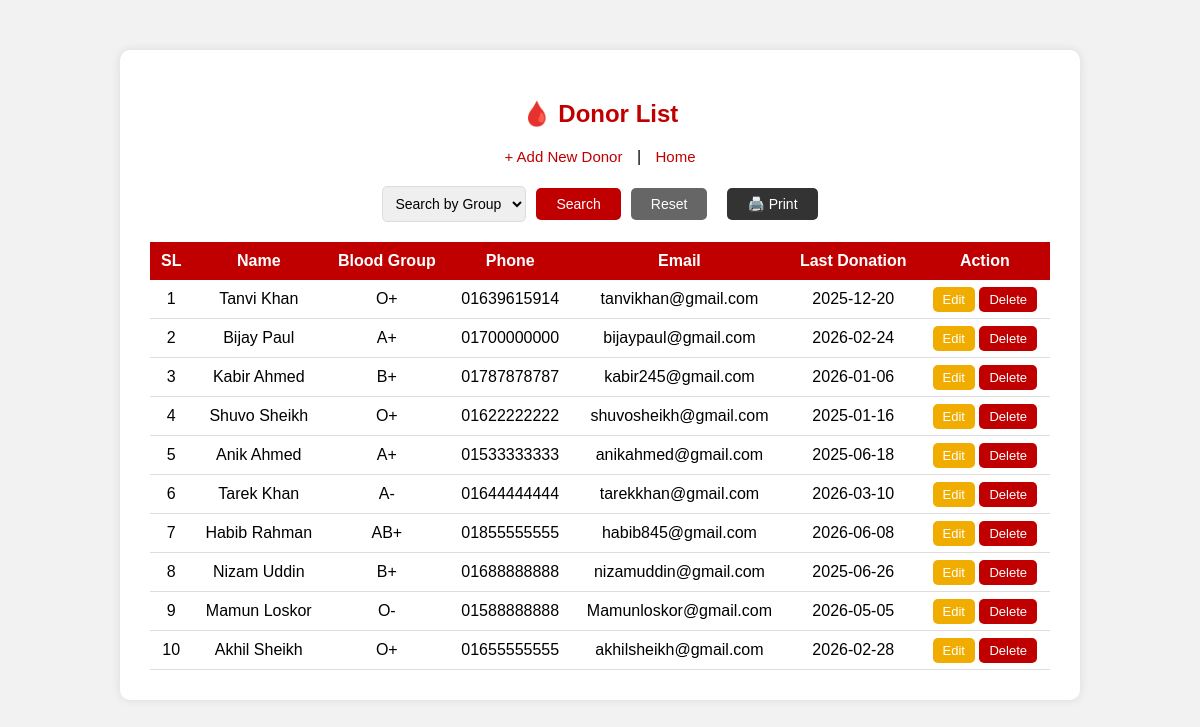
The page /donors.php on the database its author committed.
### tables this page shows
CREATE TABLE `donors` (
  `donor_id` int(11) NOT NULL,
  `name` varchar(100) NOT NULL,
  `blood_group` varchar(5) NOT NULL,
  `phone` varchar(15) NOT NULL,
  `email` varchar(100) DEFAULT NULL,
  `last_donation_date` date DEFAULT NULL
);

### donors.php (the view, shortened to what this page needs)
<?php
include 'config.php';
$blood_group = isset($_GET['blood_group']) ? $_GET['blood_group'] : "";
$where = $blood_group != "" ? "WHERE blood_group='$blood_group'" : "";
$result = mysqli_query($conn, "SELECT * FROM donors $where ORDER BY donor_id ASC");
?>
<!DOCTYPE html>
<html>
<head>
</head>
<body>
<div class="container">
    <h2>🩸 Donor List</h2>
    <div class="nav">
        <a href="add_donor.php">+ Add New Donor</a> |
        <a href="index.php">Home</a>
    </div>
    <div class="toolbar">
        <form method="GET">
            <div class="search-box">
                <select name="blood_group">
                    <option value="">Search by Group</option>
                </select>
                <button type="submit">Search</button>
                <a href="donors.php">Reset</a>
            </div>
        </form>
        <button class="print-btn" onclick="window.print()">🖨️ Print</button>
    </div>
    <table>
        <tr>
            <th>SL</th>
            <th>Name</th>
            <th>Blood Group</th>
            <th>Phone</th>
            <th>Email</th>
            <th>Last Donation</th>
            <th>Action</th>
        </tr>
        <?php $i = 1; if(mysqli_num_rows($result) > 0): ?>
            <?php while($row = mysqli_fetch_assoc($result)): ?>
            <tr>
                <td><?= $i++ ?></td>
                <td><?= $row['name'] ?></td>
                <td><?= $row['blood_group'] ?></td>
                <td><?= $row['phone'] ?></td>
                <td><?= $row['email'] ?></td>
                <td><?= $row['last_donation_date'] ?></td>
                <td>
                    <a href="edit_donor.php?id=<?= $row['donor_id'] ?>" class="btn edit">Edit</a>
                    <a href="donors.php?delete=<?= $row['donor_id'] ?>" class="btn delete"                     onclick="return confirm('Are you sure?')">Delete</a>
                </td>
            </tr>
            <?php endwhile; ?>
        <?php else: ?>
            <tr><td colspan="7">No donors found.</td></tr>
        <?php endif; ?>
    </table>
</div>
</body>
</html>

### donors.php (style rules this page uses)
body { font-family: Arial, sans-serif; background: #f2f2f2; }
.container { width: 900px; margin: 50px auto; background: white; padding: 30px; border-radius: 10px; box-shadow: 0 0 10px rgba(0,0,0,0.1); }
h2 { text-align: center; color: #c00000; }
table { width: 100%; border-collapse: collapse; margin-top: 20px; }
th { background: #c00000; color: white; padding: 10px; }
td { padding: 10px; border-bottom: 1px solid #ddd; text-align: center; }
.btn { padding: 5px 10px; border-radius: 5px; text-decoration: none; font-size: 13px; }
.edit { background: #f0ad00; color: white; }
.delete { background: #c00000; color: white; }
.nav { text-align: center; margin-bottom: 20px; }
.nav a { color: #c00000; text-decoration: none; margin: 0 10px; font-size: 15px; }
.toolbar { display: flex; justify-content: center; align-items: center; gap: 20px; margin-bottom: 15px; }
.search-box { display: flex; gap: 10px; align-items: center; }
.search-box select { padding: 8px; border: 1px solid #ddd; border-radius: 5px; font-size: 14px; }
.search-box button { padding: 8px 20px; background: #c00000; color: white; border: none; border-radius: 5px; cursor: pointer; font-size: 14px; }
.search-box a { padding: 8px 20px; background: #666; color: white; border-radius: 5px; text-decoration: none; font-size: 14px; }
.print-btn { padding: 8px 20px; background: #333; color: white; border: none; border-radius: 5px; cursor: pointer; font-size: 14px; }

### rows shown on the page
donors: name "Tanvi Khan", blood_group "O+", phone "01639615914", email "tanvikhan@gmail.com", last_donation_date "2025-12-20"
donors: name "Bijay Paul", blood_group "A+", phone "01700000000", email "bijaypaul@gmail.com", last_donation_date "2026-02-24"
donors: name "Kabir Ahmed", blood_group "B+", phone "01787878787", email "kabir245@gmail.com", last_donation_date "2026-01-06"
donors: name "Shuvo Sheikh", blood_group "O+", phone "01622222222", email "shuvosheikh@gmail.com", last_donation_date "2025-01-16"
donors: name "Anik Ahmed", blood_group "A+", phone "01533333333", email "anikahmed@gmail.com", last_donation_date "2025-06-18"
donors: name "Tarek Khan", blood_group "A-", phone "01644444444", email "tarekkhan@gmail.com", last_donation_date "2026-03-10"
donors: name "Habib Rahman", blood_group "AB+", phone "01855555555", email "habib845@gmail.com", last_donation_date "2026-06-08"
donors: name "Nizam Uddin", blood_group "B+", phone "01688888888", email "nizamuddin@gmail.com", last_donation_date "2025-06-26"
donors: name "Mamun Loskor", blood_group "O-", phone "01588888888", email "Mamunloskor@gmail.com", last_donation_date "2026-05-05"
donors: name "Akhil Sheikh", blood_group "O+", phone "01655555555", email "akhilsheikh@gmail.com", last_donation_date "2026-02-28"
